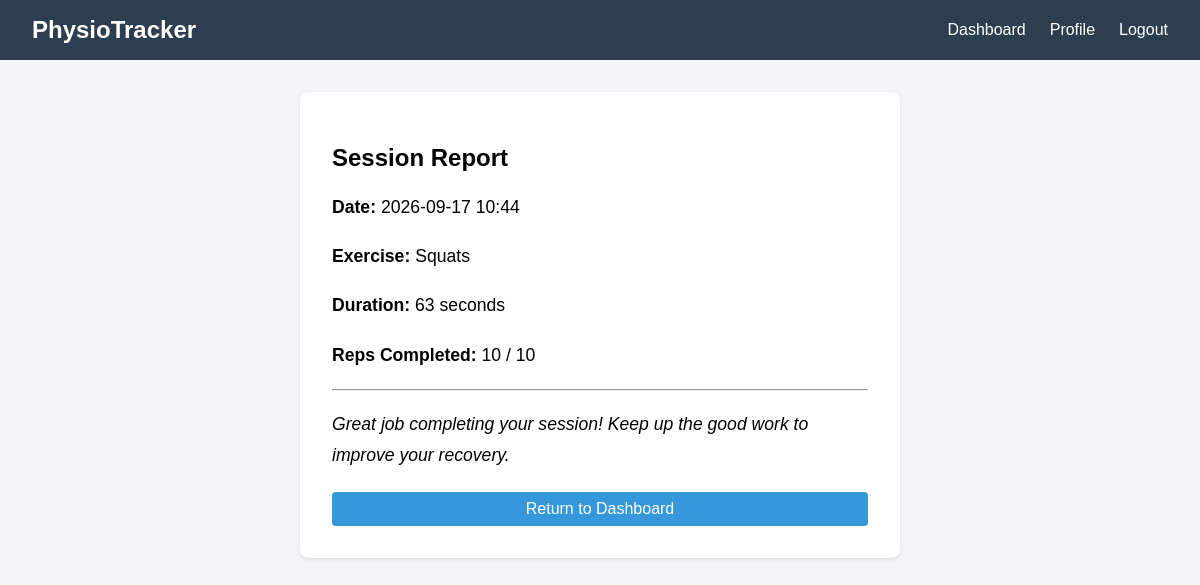
Screenshot of /report/2 (signed in) with the database file from the repository.
### models.py (models this page shows)
class SessionLog(db.Model):
    id = db.Column(db.Integer, primary_key=True)
    user_id = db.Column(db.Integer, db.ForeignKey('user.id'), nullable=False)
    exercise_name = db.Column(db.String(100), nullable=False)
    date = db.Column(db.DateTime, default=datetime.utcnow)
    duration_seconds = db.Column(db.Integer, nullable=False, default=0)
    validated_reps = db.Column(db.Integer, nullable=False, default=0)
    measured_values_json = db.Column(db.Text) # Storing JSON string of reps
    feedback_events = db.Column(db.Text) # Storing JSON string of feedback

### app.py (the view)
@app.route('/report/<int:session_id>')
@login_required
def report(session_id):
    session_log = SessionLog.query.filter_by(id=session_id, user_id=current_user.id).first_or_404()
    return render_template('report.html', session=session_log)

### app.py (called while the page is built)
@login_manager.user_loader
def load_user(user_id):
    return User.query.get(int(user_id))

### templates/report.html
{% extends 'base.html' %}
{% block content %}
<div class="auth-form" style="max-width: 600px;">
    <h2>Session Report</h2>
    <div style="margin: 20px 0; font-size: 1.1rem; line-height: 1.8;">
        <p><strong>Date:</strong> {{ session.date.strftime('%Y-%m-%d %H:%M') }}</p>
        <p><strong>Exercise:</strong> {{ session.exercise_name }}</p>
        <p><strong>Duration:</strong> {{ session.duration_seconds }} seconds</p>
        <p><strong>Reps Completed:</strong> {{ session.validated_reps }} / 10</p>
        <hr>
        <p><em>Great job completing your session! Keep up the good work to improve your recovery.</em></p>
    </div>
    <a href="{{ url_for('dashboard') }}" class="btn btn-primary" style="width: 100%; text-align: center;">Return to Dashboard</a>
</div>
{% endblock %}

### static/css/style.css (style rules this page uses)
* { box-sizing: border-box; font-family: Arial, sans-serif; }
body { margin: 0; padding: 0; background-color: #f4f4f9; }
.btn { background-color: #3498db; color: white; padding: 0.5rem 1rem; text-decoration: none; border: none; border-radius: 4px; cursor: pointer; display: inline-block; }
.auth-form, .profile { background: white; padding: 2rem; border-radius: 8px; box-shadow: 0 2px 4px rgba(0,0,0,0.1); max-width: 500px; margin: 0 auto; }

### rows the page displays
SessionLog: date "2026-09-17 10:44", exercise_name "Squats", duration_seconds "63", validated_reps "10"
